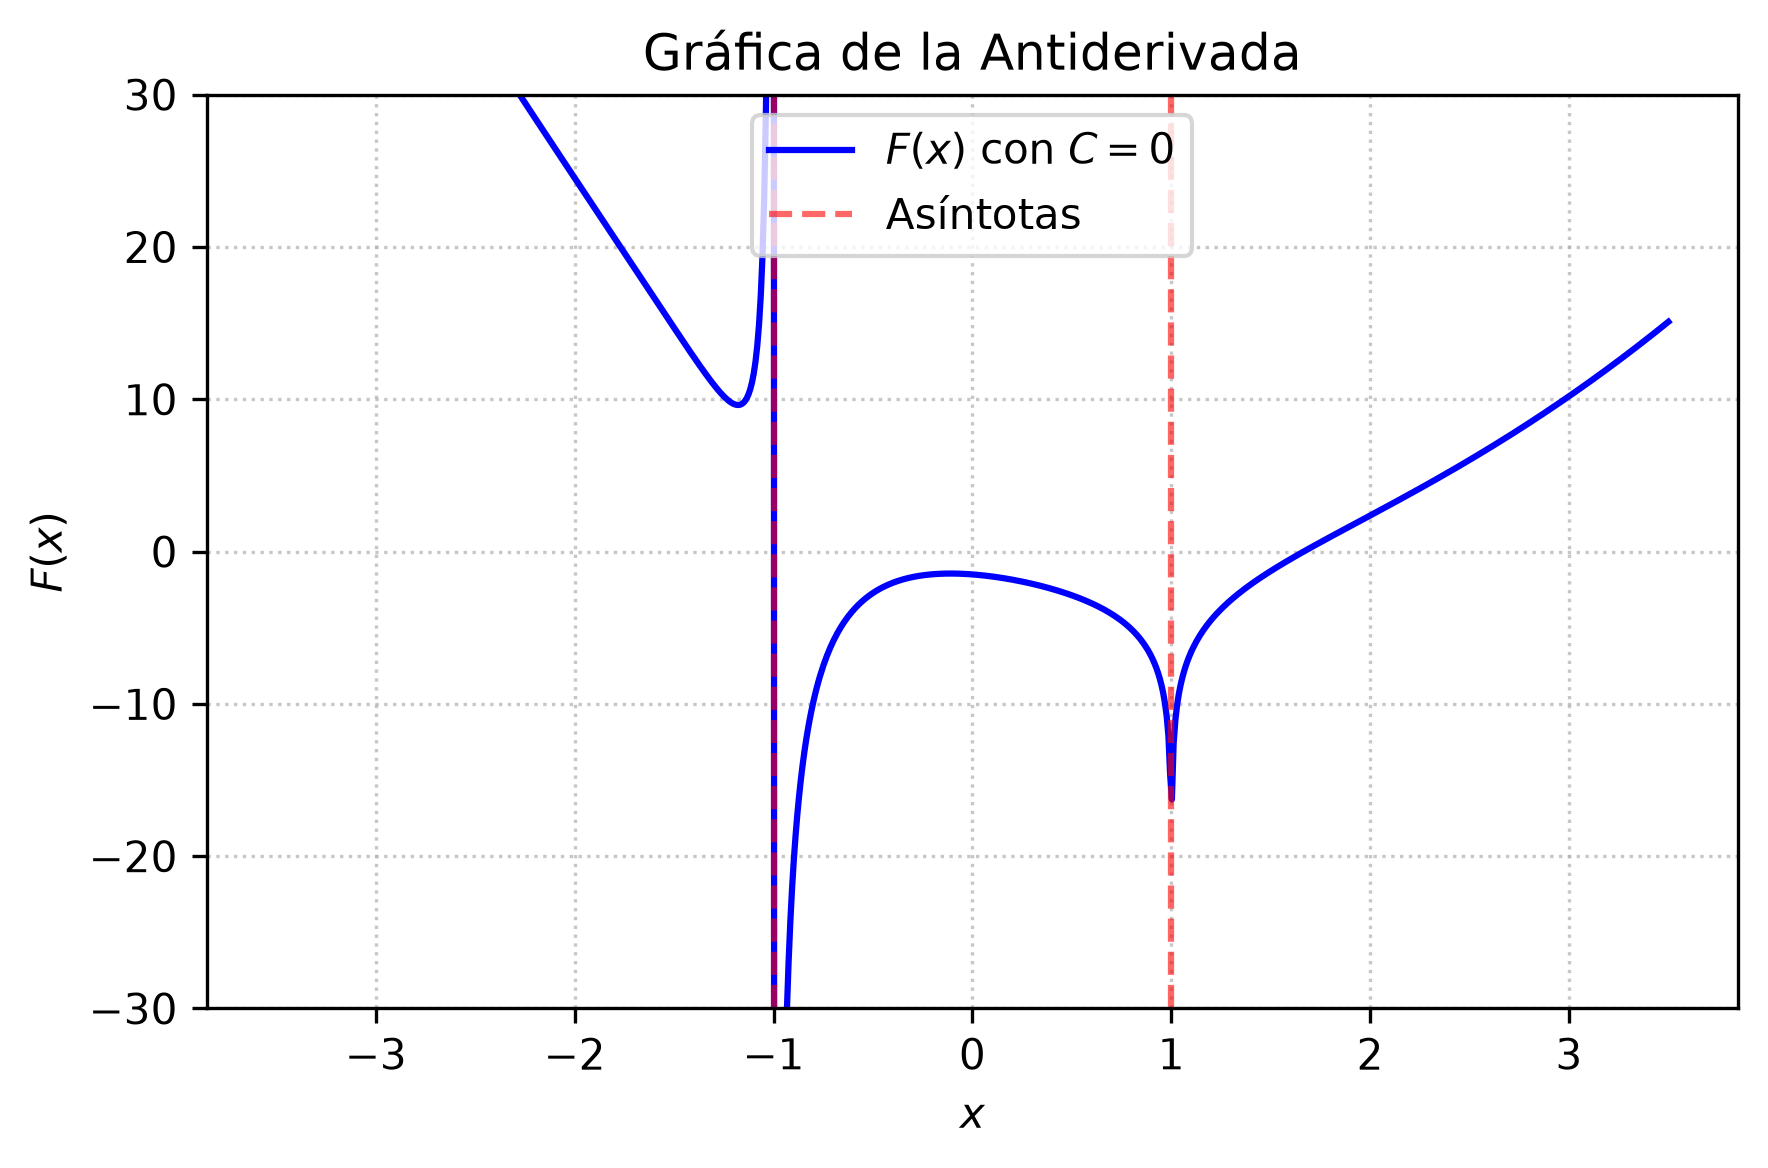

This figure's Python source:
import matplotlib
matplotlib.use('Agg')
import numpy as np
import matplotlib.pyplot as plt

# Definición del dominio evitando la asíntota vertical en x = -1 y x = 1
x = np.linspace(-3.5, 3.5, 800)
x = x[(x != -1) & (x != 1)]

# Definición de la antiderivada F(x) con C = 0
# F(x) = 2x^2 - 6x + (25/4)*ln|x+1| - 3/(2(x+1)) + (11/4)*ln|x-1|
F = 2*x**2 - 6*x + (25/4)*np.log(np.abs(x + 1)) - 3/(2*(x + 1)) + (11/4)*np.log(np.abs(x - 1))

plt.figure(figsize=(6, 4))
plt.plot(x, F, 'b-', label=r'$F(x)$ con $C=0$')
plt.axvline(x=-1, color='r', linestyle='--', alpha=0.6, label='Asíntotas')
plt.axvline(x=1, color='r', linestyle='--', alpha=0.6)

plt.title('Gráfica de la Antiderivada')
plt.xlabel('$x$')
plt.ylabel('$F(x)$')
plt.ylim(-30, 30)
plt.legend(loc='upper center')
plt.grid(True, linestyle=':', alpha=0.7)
plt.tight_layout()
plt.savefig(r'semana_03/graficas/SEM03_P33_grafica.png', dpi=300, bbox_inches='tight')
plt.close()
